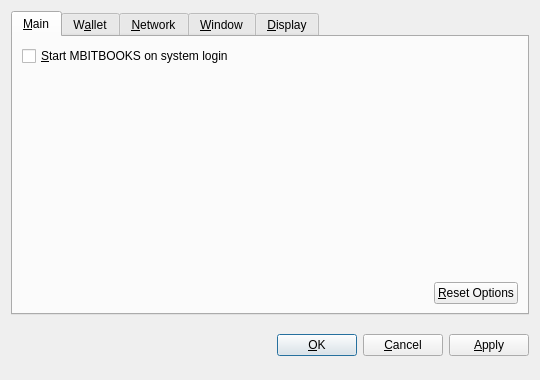
<?xml version="1.0" encoding="UTF-8"?>
<ui version="4.0">
 <class>OptionsDialog</class>
 <widget class="QDialog" name="OptionsDialog">
  <property name="geometry">
   <rect>
    <x>0</x>
    <y>0</y>
    <width>540</width>
    <height>380</height>
   </rect>
  </property>
  <property name="windowTitle">
   <string>Options</string>
  </property>
  <property name="modal">
   <bool>true</bool>
  </property>
  <layout class="QVBoxLayout" name="verticalLayout">
   <item>
    <widget class="QTabWidget" name="tabWidget">
     <property name="tabPosition">
      <enum>QTabWidget::North</enum>
     </property>
     <property name="currentIndex">
      <number>0</number>
     </property>
     <widget class="QWidget" name="tabMain">
      <attribute name="title">
       <string>&amp;Main</string>
      </attribute>
      <layout class="QVBoxLayout" name="verticalLayout_Main">
       <item>
        <widget class="QCheckBox" name="bitcoinAtStartup">
         <property name="toolTip">
          <string>Automatically start MBITBOOKS after logging in to the system.</string>
         </property>
         <property name="text">
          <string>&amp;Start MBITBOOKS on system login</string>
         </property>
        </widget>
       </item>
       <item>
        <spacer name="verticalSpacer_Main">
         <property name="orientation">
          <enum>Qt::Vertical</enum>
         </property>
         <property name="sizeHint" stdset="0">
          <size>
           <width>20</width>
           <height>40</height>
          </size>
         </property>
        </spacer>
       </item>
       <item>
        <layout class="QHBoxLayout" name="horizontalLayout_2_Main">
         <item>
          <spacer name="horizontalSpacer_2_Main">
           <property name="orientation">
            <enum>Qt::Horizontal</enum>
           </property>
           <property name="sizeHint" stdset="0">
            <size>
             <width>40</width>
             <height>20</height>
            </size>
           </property>
          </spacer>
         </item>
         <item>
          <widget class="QPushButton" name="resetButton">
           <property name="toolTip">
            <string>Reset all client options to default.</string>
           </property>
           <property name="text">
            <string>&amp;Reset Options</string>
           </property>
           <property name="autoDefault">
            <bool>false</bool>
           </property>
          </widget>
         </item>
        </layout>
       </item>
      </layout>
     </widget>
     <widget class="QWidget" name="tabWallet">
      <attribute name="title">
       <string>W&amp;allet</string>
      </attribute>
      <layout class="QVBoxLayout" name="verticalLayout_Network">
       <item>
        <widget class="QLabel" name="transactionFeeInfoLabel">
         <property name="text">
          <string>Optional transaction fee per kB that helps make sure your transactions are processed quickly. Most transactions are 1 kB.</string>
         </property>
         <property name="textFormat">
          <enum>Qt::PlainText</enum>
         </property>
         <property name="wordWrap">
          <bool>true</bool>
         </property>
        </widget>
       </item>
       <item>
        <layout class="QHBoxLayout" name="horizontalLayout_1_Main">
         <item>
          <widget class="QLabel" name="transactionFeeLabel">
           <property name="text">
            <string>Pay transaction &amp;fee</string>
           </property>
           <property name="textFormat">
            <enum>Qt::PlainText</enum>
           </property>
           <property name="buddy">
            <cstring>transactionFee</cstring>
           </property>
          </widget>
         </item>
         <item>
          <widget class="BitcoinAmountField" name="transactionFee"/>
         </item>
         <item>
          <spacer name="horizontalSpacer_1_Main">
           <property name="orientation">
            <enum>Qt::Horizontal</enum>
           </property>
           <property name="sizeHint" stdset="0">
            <size>
             <width>40</width>
             <height>20</height>
            </size>
           </property>
          </spacer>
         </item>
        </layout>
       </item>
       <item>
        <widget class="QLabel" name="label">
         <property name="text">
          <string>If you disable the spending of unconfirmed change, the change from a transaction cannot be used until that transaction has at least one confirmation. This also affects how your balance is computed.</string>
         </property>
         <property name="wordWrap">
          <bool>true</bool>
         </property>
        </widget>
       </item>
       <item>
        <widget class="QCheckBox" name="spendZeroConfChange">
         <property name="text">
          <string>Spend unconfirmed change  (experts only)</string>
         </property>
        </widget>
       </item>
       <item>
        <spacer name="verticalSpacer">
         <property name="orientation">
          <enum>Qt::Vertical</enum>
         </property>
         <property name="sizeHint" stdset="0">
          <size>
           <width>20</width>
           <height>40</height>
          </size>
         </property>
        </spacer>
       </item>
      </layout>
     </widget>
     <widget class="QWidget" name="tabNetwork">
      <attribute name="title">
       <string>&amp;Network</string>
      </attribute>
      <layout class="QVBoxLayout" name="verticalLayout_Network">
       <item>
        <widget class="QCheckBox" name="mapPortUpnp">
         <property name="toolTip">
          <string>Automatically open the MBITBOOKS client port on the router. This only works when your router supports UPnP and it is enabled.</string>
         </property>
         <property name="text">
          <string>Map port using &amp;UPnP</string>
         </property>
        </widget>
       </item>
       <item>
        <widget class="QCheckBox" name="connectSocks">
         <property name="toolTip">
          <string>Connect to the MBITBOOKS network through a SOCKS proxy (e.g. when connecting through Tor).</string>
         </property>
         <property name="text">
          <string>&amp;Connect through SOCKS proxy:</string>
         </property>
        </widget>
       </item>
       <item>
        <layout class="QHBoxLayout" name="horizontalLayout_Network">
         <item>
          <widget class="QLabel" name="proxyIpLabel">
           <property name="text">
            <string>Proxy &amp;IP:</string>
           </property>
           <property name="textFormat">
            <enum>Qt::PlainText</enum>
           </property>
           <property name="buddy">
            <cstring>proxyIp</cstring>
           </property>
          </widget>
         </item>
         <item>
          <widget class="QValidatedLineEdit" name="proxyIp">
           <property name="maximumSize">
            <size>
             <width>140</width>
             <height>16777215</height>
            </size>
           </property>
           <property name="toolTip">
            <string>IP address of the proxy (e.g. 127.0.0.1)</string>
           </property>
          </widget>
         </item>
         <item>
          <widget class="QLabel" name="proxyPortLabel">
           <property name="text">
            <string>&amp;Port:</string>
           </property>
           <property name="textFormat">
            <enum>Qt::PlainText</enum>
           </property>
           <property name="buddy">
            <cstring>proxyPort</cstring>
           </property>
          </widget>
         </item>
         <item>
          <widget class="QLineEdit" name="proxyPort">
           <property name="maximumSize">
            <size>
             <width>55</width>
             <height>16777215</height>
            </size>
           </property>
           <property name="toolTip">
            <string>Port of the proxy (e.g. 9050)</string>
           </property>
          </widget>
         </item>
         <item>
          <widget class="QLabel" name="socksVersionLabel">
           <property name="text">
            <string>SOCKS &amp;Version:</string>
           </property>
           <property name="textFormat">
            <enum>Qt::PlainText</enum>
           </property>
           <property name="buddy">
            <cstring>socksVersion</cstring>
           </property>
          </widget>
         </item>
         <item>
          <widget class="QValueComboBox" name="socksVersion">
           <property name="toolTip">
            <string>SOCKS version of the proxy (e.g. 5)</string>
           </property>
          </widget>
         </item>
         <item>
          <spacer name="horizontalSpacer_Network">
           <property name="orientation">
            <enum>Qt::Horizontal</enum>
           </property>
           <property name="sizeHint" stdset="0">
            <size>
             <width>40</width>
             <height>20</height>
            </size>
           </property>
          </spacer>
         </item>
        </layout>
       </item>
       <item>
        <spacer name="verticalSpacer_Network">
         <property name="orientation">
          <enum>Qt::Vertical</enum>
         </property>
         <property name="sizeHint" stdset="0">
          <size>
           <width>20</width>
           <height>40</height>
          </size>
         </property>
        </spacer>
       </item>
      </layout>
     </widget>
     <widget class="QWidget" name="tabWindow">
      <attribute name="title">
       <string>&amp;Window</string>
      </attribute>
      <layout class="QVBoxLayout" name="verticalLayout_Window">
       <item>
        <widget class="QCheckBox" name="minimizeToTray">
         <property name="toolTip">
          <string>Show only a tray icon after minimizing the window.</string>
         </property>
         <property name="text">
          <string>&amp;Minimize to the tray instead of the taskbar</string>
         </property>
        </widget>
       </item>
       <item>
        <widget class="QCheckBox" name="minimizeOnClose">
         <property name="toolTip">
          <string>Minimize instead of exit the application when the window is closed. When this option is enabled, the application will be closed only after selecting Quit in the menu.</string>
         </property>
         <property name="text">
          <string>M&amp;inimize on close</string>
         </property>
        </widget>
       </item>
       <item>
        <spacer name="verticalSpacer_Window">
         <property name="orientation">
          <enum>Qt::Vertical</enum>
         </property>
         <property name="sizeHint" stdset="0">
          <size>
           <width>20</width>
           <height>40</height>
          </size>
         </property>
        </spacer>
       </item>
      </layout>
     </widget>
     <widget class="QWidget" name="tabDisplay">
      <attribute name="title">
       <string>&amp;Display</string>
      </attribute>
      <layout class="QVBoxLayout" name="verticalLayout_Display">
       <item>
        <layout class="QHBoxLayout" name="horizontalLayout_1_Display">
         <item>
          <widget class="QLabel" name="langLabel">
           <property name="text">
            <string>User Interface &amp;language:</string>
           </property>
           <property name="textFormat">
            <enum>Qt::PlainText</enum>
           </property>
           <property name="buddy">
            <cstring>lang</cstring>
           </property>
          </widget>
         </item>
         <item>
          <widget class="QValueComboBox" name="lang">
           <property name="toolTip">
            <string>The user interface language can be set here. This setting will take effect after restarting MBITBOOKS.</string>
           </property>
          </widget>
         </item>
        </layout>
       </item>
       <item>
        <layout class="QHBoxLayout" name="horizontalLayout_2_Display">
         <item>
          <widget class="QLabel" name="unitLabel">
           <property name="text">
            <string>&amp;Unit to show amounts in:</string>
           </property>
           <property name="textFormat">
            <enum>Qt::PlainText</enum>
           </property>
           <property name="buddy">
            <cstring>unit</cstring>
           </property>
          </widget>
         </item>
         <item>
          <widget class="QValueComboBox" name="unit">
           <property name="toolTip">
            <string>Choose the default subdivision unit to show in the interface and when sending coins.</string>
           </property>
          </widget>
         </item>
        </layout>
       </item>
       <item>
        <widget class="QCheckBox" name="displayAddresses">
         <property name="toolTip">
          <string>Whether to show MBITBOOKS addresses in the transaction list or not.</string>
         </property>
         <property name="text">
          <string>&amp;Display addresses in transaction list</string>
         </property>
        </widget>
       </item>
       <item>
        <widget class="QCheckBox" name="coinControlFeatures">
         <property name="toolTip">
          <string>Whether to show coin control features or not.</string>
         </property>
         <property name="text">
          <string>Display coin &amp;control features (experts only!)</string>
         </property>
        </widget>
       </item>
       <item>
        <spacer name="verticalSpacer_Display">
         <property name="orientation">
          <enum>Qt::Vertical</enum>
         </property>
         <property name="sizeHint" stdset="0">
          <size>
           <width>20</width>
           <height>40</height>
          </size>
         </property>
        </spacer>
       </item>
      </layout>
     </widget>
    </widget>
   </item>
   <item>
    <layout class="QHBoxLayout" name="horizontalLayout_Buttons">
     <item>
      <spacer name="horizontalSpacer_1">
       <property name="orientation">
        <enum>Qt::Horizontal</enum>
       </property>
       <property name="sizeHint" stdset="0">
        <size>
         <width>40</width>
         <height>48</height>
        </size>
       </property>
      </spacer>
     </item>
     <item>
      <widget class="QLabel" name="statusLabel">
       <property name="font">
        <font>
         <weight>75</weight>
         <bold>true</bold>
        </font>
       </property>
       <property name="text">
        <string/>
       </property>
       <property name="textFormat">
        <enum>Qt::PlainText</enum>
       </property>
       <property name="wordWrap">
        <bool>true</bool>
       </property>
      </widget>
     </item>
     <item>
      <spacer name="horizontalSpacer_2">
       <property name="orientation">
        <enum>Qt::Horizontal</enum>
       </property>
       <property name="sizeHint" stdset="0">
        <size>
         <width>40</width>
         <height>48</height>
        </size>
       </property>
      </spacer>
     </item>
     <item>
      <widget class="QPushButton" name="okButton">
       <property name="text">
        <string>&amp;OK</string>
       </property>
      </widget>
     </item>
     <item>
      <widget class="QPushButton" name="cancelButton">
       <property name="text">
        <string>&amp;Cancel</string>
       </property>
       <property name="autoDefault">
        <bool>false</bool>
       </property>
      </widget>
     </item>
     <item>
      <widget class="QPushButton" name="applyButton">
       <property name="text">
        <string>&amp;Apply</string>
       </property>
       <property name="autoDefault">
        <bool>false</bool>
       </property>
      </widget>
     </item>
    </layout>
   </item>
  </layout>
 </widget>
 <customwidgets>
  <customwidget>
   <class>BitcoinAmountField</class>
   <extends>QSpinBox</extends>
   <header>bitcoinamountfield.h</header>
  </customwidget>
  <customwidget>
   <class>QValueComboBox</class>
   <extends>QComboBox</extends>
   <header>qvaluecombobox.h</header>
  </customwidget>
  <customwidget>
   <class>QValidatedLineEdit</class>
   <extends>QLineEdit</extends>
   <header>qvalidatedlineedit.h</header>
  </customwidget>
 </customwidgets>
 <resources/>
 <connections/>
</ui>
